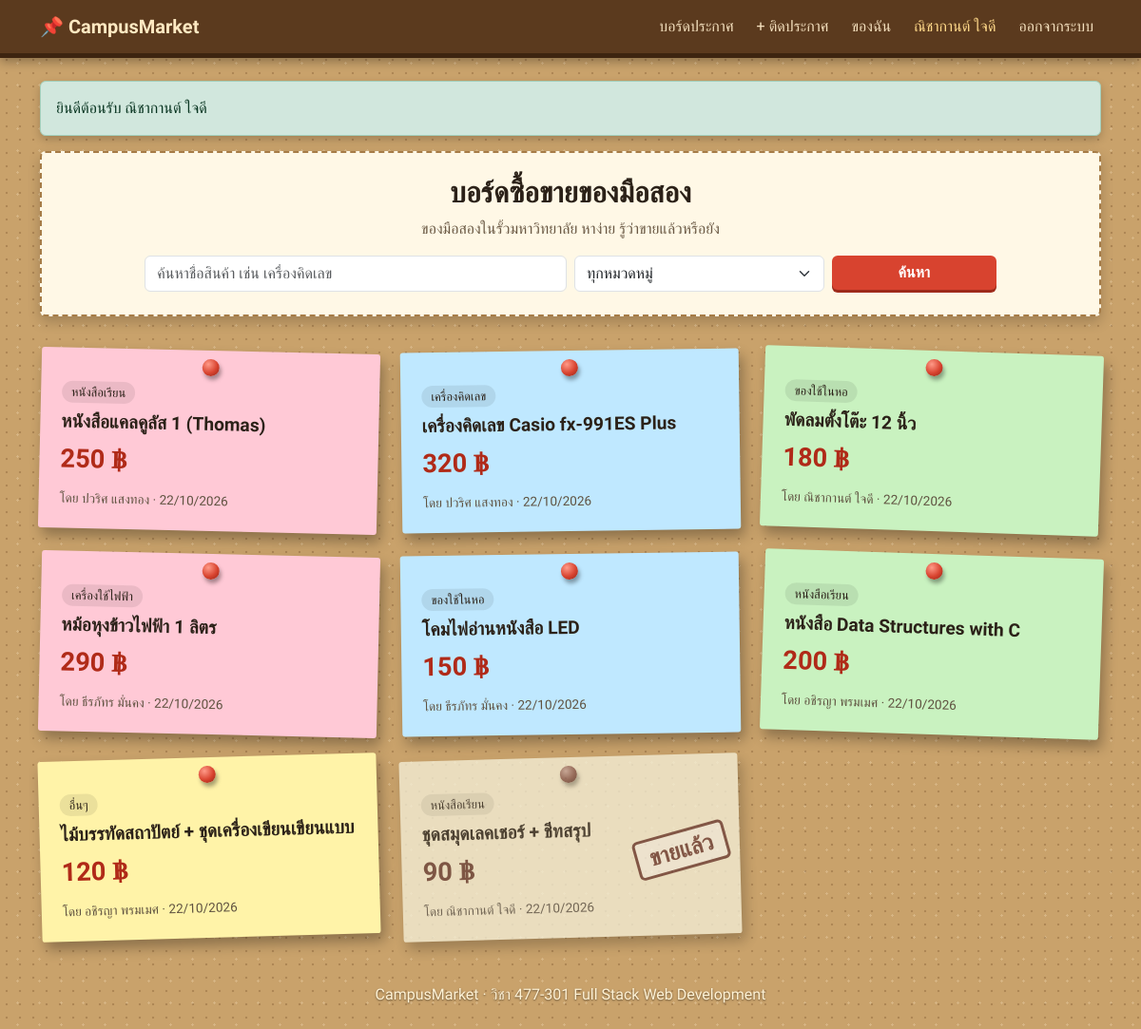
Page /index.php (signed in) on the committed database.
### tables this page shows
CREATE TABLE listings (
  id           INT AUTO_INCREMENT PRIMARY KEY,
  user_id      INT NOT NULL,                               
  title        VARCHAR(150) NOT NULL,                      
  description  TEXT NOT NULL,                              
  price        DECIMAL(10,2) NOT NULL,                     
  category     VARCHAR(50) NOT NULL,                       
  status       ENUM('selling','sold') NOT NULL DEFAULT 'selling',   
  created_at   TIMESTAMP DEFAULT CURRENT_TIMESTAMP,
  FOREIGN KEY (user_id) REFERENCES users(id) ON DELETE CASCADE
);

CREATE TABLE users (
  id          INT AUTO_INCREMENT PRIMARY KEY,
  name        VARCHAR(100) NOT NULL,                       
  student_id  VARCHAR(15)  NOT NULL,                       
  email       VARCHAR(120) NOT NULL UNIQUE,                
  password    VARCHAR(255) NOT NULL,                       
  contact     VARCHAR(100) NOT NULL,                       
  role        ENUM('member','admin') NOT NULL DEFAULT 'member',   
  created_at  TIMESTAMP DEFAULT CURRENT_TIMESTAMP
);

### config.php (called while the page is built, shortened)
<?php
function e($text) {
    return htmlspecialchars($text, ENT_QUOTES, 'UTF-8');
}

### index.php (the view, shortened to what this page needs)
<?php
require 'config.php';
$q    = trim($_GET['q'] ?? '');
$mine = isset($_GET['mine']) && is_login();
$sql    = "SELECT l.*, u.name AS seller
           FROM listings l JOIN users u ON l.user_id = u.id
           WHERE 1=1";
$params = [];
$sql .= " ORDER BY l.status ASC, l.created_at DESC";
$stmt = $pdo->prepare($sql);
$stmt->execute($params);
$listings = $stmt->fetchAll(PDO::FETCH_ASSOC);
include 'header.php';
?>
<div class="board-head">
  <h1><?= $mine ? 'ประกาศของฉัน' : 'บอร์ดซื้อขายของมือสอง' ?></h1>
  <p>ของมือสองในรั้วมหาวิทยาลัย หาง่าย รู้ว่าขายแล้วหรือยัง</p>
  <form class="row g-2 justify-content-center" method="get">
    <div class="col-12 col-md-5">
      <input class="form-control" name="q" value="<?= e($q) ?>" placeholder="ค้นหาชื่อสินค้า เช่น เครื่องคิดเลข">
    </div>
    <div class="col-8 col-md-3">
      <select class="form-select" name="cat">
        <option value="">ทุกหมวดหมู่</option>
      </select>
    </div>
    <div class="col-4 col-md-2">
      <button class="btn btn-pin w-100">ค้นหา</button>
    </div>
  </form>
</div>
<div class="row g-4">
  <?php foreach ($listings as $l): ?>
    <div class="col-12 col-sm-6 col-lg-4">
      <a href="listing_view.php?id=<?= $l['id'] ?>" class="note note-<?= $l['id'] % 4 ?> <?= $l['status'] === 'sold' ? 'is-sold' : '' ?>">
        <span class="pin"></span>
        <?php if ($l['status'] === 'sold'): ?>
          <span class="stamp">ขายแล้ว</span>
        <?php endif; ?>
        <span class="note-cat"><?= e($l['category']) ?></span>
        <h3><?= e($l['title']) ?></h3>
        <div class="note-price"><?= number_format($l['price']) ?> ฿</div>
        <div class="note-meta">โดย <?= e($l['seller']) ?> · <?= date('d/m/Y', strtotime($l['created_at'])) ?></div>
      </a>
    </div>
  <?php endforeach; ?>
</div>
<?php include 'footer.php'; ?>

### style.css (style rules this page uses)
:root { --cork: #c9a26b; --cork-dark: #a67c47; --wood: #5b3a1e; --pin: #d8432f; --ink: #2b2118; }
body { font-family: 'Sarabun', sans-serif; color: var(--ink); background-color: var(--cork); background-image: radial-gradient(rgba(90,55,20,.25) 1.2px, transparent 1.6px), radial-gradient(rgba(255,240,210,.25) 1px, transparent 1.4px); background-size: 14px 14px, 23px 23px; background-position: 0 0, 7px 9px; min-height: 100vh; }
h1, h2, h3, h5, .brand { font-family: 'Mali', cursive; }
.btn-pin { background: var(--pin); color: #fff; border: none; font-weight: 600; box-shadow: 0 3px 0 #9e2b1b; }
.board-head { background: #fff8e6; border: 2px dashed var(--cork-dark); border-radius: 6px; padding: 24px 18px; margin-bottom: 36px; text-align: center; box-shadow: 0 6px 14px rgba(0,0,0,.2); }
.board-head h1 { font-size: 1.9rem; font-weight: 700; }
.board-head p { color: #6b5a45; }
.note { display: block; position: relative; padding: 34px 22px 20px; min-height: 190px; color: var(--ink); text-decoration: none; border-radius: 3px; box-shadow: 4px 8px 14px rgba(0,0,0,.3); transition: transform .2s; }
.note-0 { background: #fff3a8; transform: rotate(-1.6deg); }
.note-1 { background: #ffc9d6; transform: rotate(1.3deg); }
.note-2 { background: #bfe8ff; transform: rotate(-0.8deg); }
.note-3 { background: #c9f2c0; transform: rotate(1.9deg); }
.pin { position: absolute; top: 9px; left: 50%; width: 18px; height: 18px; margin-left: -9px; border-radius: 50%; background: radial-gradient(circle at 35% 30%, #ff9a88, var(--pin) 55%, #8f2314); box-shadow: 2px 4px 4px rgba(0,0,0,.35); }
.note h2, .note h3 { font-size: 1.2rem; font-weight: 700; margin: 8px 0; }
.note-cat { display: inline-block; font-size: .8rem; background: rgba(0,0,0,.08); padding: 2px 10px; border-radius: 20px; }
.note-price { font-family: 'Mali', cursive; font-size: 1.7rem; font-weight: 700; color: #b02a18; }
.note-meta { font-size: .85rem; color: #5f5240; margin-top: 10px; }
.note.is-sold { filter: grayscale(.7); opacity: .75; }
.stamp { position: absolute; top: 42%; right: 12px; font-family: 'Mali', cursive; font-weight: 700; font-size: 1.5rem; color: #c0271a; border: 3px solid #c0271a; border-radius: 6px; padding: 0 12px; transform: rotate(-14deg); background: rgba(255,255,255,.55); }

### rows in the picture
listings: category "หนังสือเรียน", title "หนังสือแคลคูลัส 1 (Thomas)", price "250", user.name "ปวริศ แสงทอง", created_at "22/10/2026"
listings: category "เครื่องคิดเลข", title "เครื่องคิดเลข Casio fx-991ES Plus", price "320", user.name "ปวริศ แสงทอง", created_at "22/10/2026"
listings: category "ของใช้ในหอ", title "พัดลมตั้งโต๊ะ 12 นิ้ว", price "180", user.name "ณิชากานต์ ใจดี", created_at "22/10/2026"
listings: category "เครื่องใช้ไฟฟ้า", title "หม้อหุงข้าวไฟฟ้า 1 ลิตร", price "290", user.name "ธีรภัทร มั่นคง", created_at "22/10/2026"
listings: category "ของใช้ในหอ", title "โคมไฟอ่านหนังสือ LED", price "150", user.name "ธีรภัทร มั่นคง", created_at "22/10/2026"
listings: category "หนังสือเรียน", title "หนังสือ Data Structures with C", price "200", user.name "อชิรญา พรมเมศ", created_at "22/10/2026"
listings: category "อื่นๆ", title "ไม้บรรทัดสถาปัตย์ + ชุดเครื่องเขียนเขียนแบบ", price "120", user.name "อชิรญา พรมเมศ", created_at "22/10/2026"
listings: status "ขายแล้ว", category "หนังสือเรียน", title "ชุดสมุดเลคเชอร์ + ชีทสรุป", price "90", user.name "ณิชากานต์ ใจดี", created_at "22/10/2026"

### other values in the picture
$_SESSION['user']['name'] "ณิชากานต์ ใจดี"
$f['msg'] "ยินดีต้อนรับ ณิชากานต์ ใจดี"
